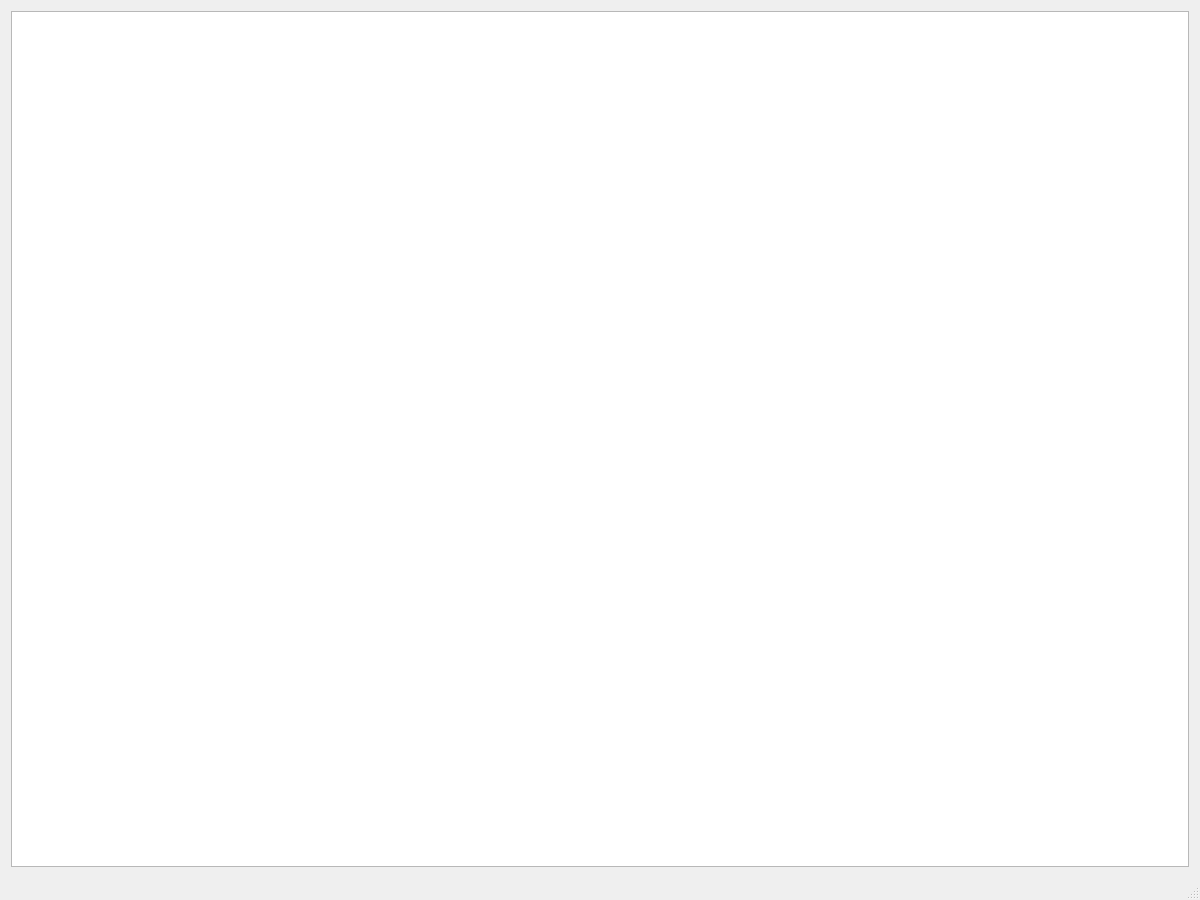
<?xml version="1.0" encoding="UTF-8"?>
<ui version="4.0">
 <class>MainWindow</class>
 <widget class="QMainWindow" name="MainWindow">
  <property name="geometry">
   <rect>
    <x>0</x>
    <y>0</y>
    <width>1200</width>
    <height>900</height>
   </rect>
  </property>
  <property name="windowTitle">
   <string>MainWindow</string>
  </property>
  <widget class="QWidget" name="centralWidget">
   <layout class="QGridLayout" name="gridLayout">
    <item row="0" column="0">
     <widget class="QGraphicsView" name="graphicsView"/>
    </item>
   </layout>
  </widget>
  <widget class="QMenuBar" name="menuBar">
   <property name="geometry">
    <rect>
     <x>0</x>
     <y>0</y>
     <width>1200</width>
     <height>25</height>
    </rect>
   </property>
  </widget>
  <widget class="QStatusBar" name="statusBar"/>
 </widget>
 <layoutdefault spacing="6" margin="11"/>
 <resources/>
 <connections/>
</ui>
